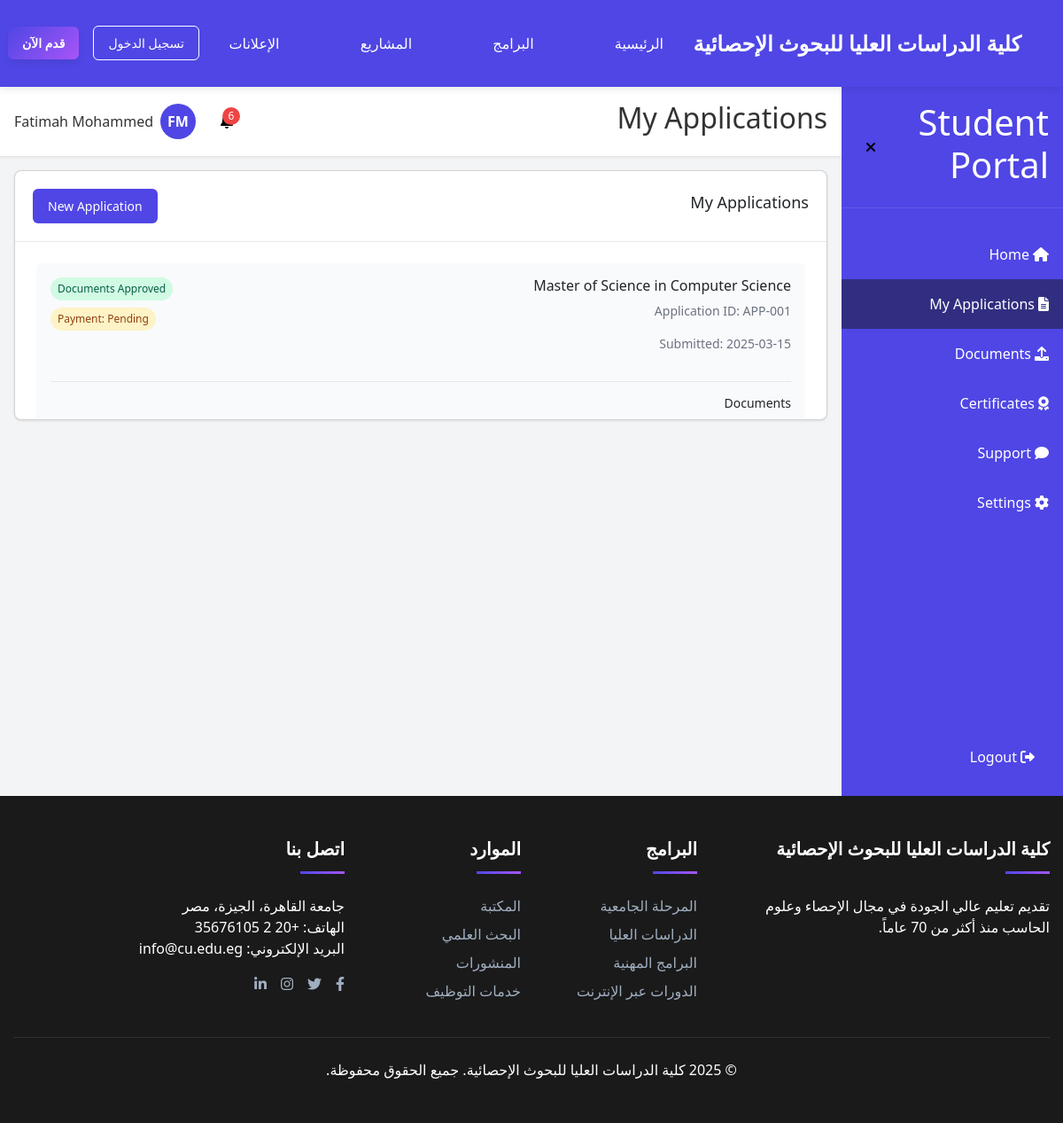
The page /student/applications (signed in) on the database its author committed.
### models.py (models this page shows, shortened)
class User(db.Model, UserMixin):
    __tablename__ = 'user'
    __table_args__ = {'extend_existing': True}
    id = db.Column(db.Integer, primary_key=True)
    email = db.Column(db.String(120), unique=True, nullable=False)
    password_hash = db.Column(db.String(128), nullable=False)
    full_name = db.Column(db.String(100), nullable=False)
    phone = db.Column(db.String(20), nullable=True)
    nationality = db.Column(db.String(50), nullable=True)
    education = db.Column(db.String(50), nullable=True)
    role = db.Column(db.String(20), default='student')
    created_at = db.Column(db.DateTime, default=datetime.utcnow)
    applications = db.relationship('Application', backref='user', lazy=True)
    documents = db.relationship('Document', backref='user', lazy=True)
    certificates = db.relationship('Certificate', backref='user', lazy=True)
    tickets = db.relationship('Ticket', backref='user', lazy=True)
    notifications = db.relationship('Notification', backref='user', lazy=True)
    def is_admin(self):
        return self.role == 'admin'

class Application(db.Model):
    __tablename__ = 'application'
    __table_args__ = {'extend_existing': True}
    id = db.Column(db.Integer, primary_key=True)
    app_id = db.Column(db.String(20), unique=True, nullable=False)
    user_id = db.Column(db.Integer, db.ForeignKey('user.id'), nullable=False)
    program = db.Column(db.String(100), nullable=False)
    status = db.Column(db.String(50), default='Pending Review')
    payment_status = db.Column(db.String(20), default='Pending')
    date_submitted = db.Column(db.DateTime, default=datetime.utcnow)
    documents = db.relationship('Document', backref='application', lazy=True)
    student_id = db.relationship('StudentID', backref='application', uselist=False)

### run.py (the view)
@app.route('/student/applications')
@login_required
def student_applications():
    if current_user.is_admin():
        return redirect(url_for('admin_dashboard'))
    applications = Application.query.filter_by(user_id=current_user.id).order_by(Application.date_submitted.desc()).all()
    return render_template('student/applications.html', applications=applications)

### run.py (called while the page is built)
@login_manager.user_loader
def load_user(user_id):
    return User.query.get(int(user_id))

@app.template_filter('initials')
def initials_filter(name):
    if not name:
        return "UN"
    parts = name.split()
    if len(parts) == 1:
        return parts[0][0].upper()
    else:
        return (parts[0][0] + parts[-1][0]).upper()

@app.context_processor
def inject_now():
    return {'now': datetime.utcnow()}

### templates/student/applications.html (shortened to what this page needs)
{% extends "student_layout.html" %}
{% block page_title %}My Applications{% endblock %}
{% block main_content %}
<div class="card">
    <div class="card-header-with-actions">
        <h3>My Applications</h3>
        <a href="{{ url_for('student_new_application') }}" class="btn primary">New Application</a>
    </div>
    <div class="card-body">
        {% if applications %}
            {% for application in applications %}
                <div class="application-card">
                    <div class="application-header">
                        <div>
                            <h4>{{ application.program }}</h4>
                            <p class="application-id">Application ID: {{ application.app_id }}</p>
                            <p class="application-date">Submitted: {{ application.date_submitted.strftime('%Y-%m-%d') }}</p>
                        </div>
                        <div class="application-status">
                            <span class="status-badge
                                {% if application.status == 'Pending Review' %}yellow
                                {% elif application.status == 'Documents Approved' %}green
                                {% elif application.status == 'Documents Rejected' %}red
                                {% endif %}">
                                {{ application.status }}
                            </span>
                            <span class="status-badge
                                {% if application.payment_status == 'Pending' %}yellow
                                {% elif application.payment_status == 'Paid' %}green
                                {% endif %}">
                                Payment: {{ application.payment_status }}
                            </span>
                        </div>
                    </div>
                    <div class="application-documents">
                        <h5>Documents</h5>
                        <ul class="document-list">
                            {% for document in application.documents %}
                                <li class="document-item">
                                    <span>{{ document.name }}</span>
                                    <span class="status-badge
                                        {% if document.status == 'Uploaded' %}blue
                                        {% elif document.status == 'Verified' %}green
                                        {% elif document.status == 'Rejected' %}red
                                        {% endif %}">
                                        {{ document.status }}
                                    </span>
                                </li>
                            {% else %}
                                <li class="document-item">
                                </li>
                            {% endfor %}
                        </ul>
                    </div>
                </div>
            {% endfor %}
        {% else %}
            <div class="text-center py-6">
                <p class="text-muted mb-4">You haven't submitted any applications yet.</p>
                <a href="{{ url_for('student_new_application') }}" class="btn primary">Start New Application</a>
            </div>
        {% endif %}
    </div>
</div>
{% endblock %}

### templates/student_layout.html (shortened to what this page needs)
{% extends "base.html" %}
{% block content %}
<div class="dashboard-container">
    <div id="sidebar" class="sidebar">
        <div class="sidebar-header">
            <h1 id="sidebar-title">Student Portal</h1>
            <button id="toggle-sidebar" class="btn-icon">
                <i class="fas fa-times"></i>
            </button>
        </div>
        <nav class="sidebar-nav">
            <a href="{{ url_for('student_dashboard') }}" class="nav-item {% if request.endpoint == 'student_dashboard' %}active{% endif %}">
                <i class="fas fa-home"></i>
                <span class="nav-text">Home</span>
            </a>
            <a href="{{ url_for('student_applications') }}" class="nav-item {% if request.endpoint == 'student_applications' or request.endpoint == 'student_new_application' %}active{% endif %}">
                <i class="fas fa-file-alt"></i>
                <span class="nav-text">My Applications</span>
            </a>
            <a href="{{ url_for('student_documents') }}" class="nav-item {% if request.endpoint == 'student_documents' or request.endpoint == 'student_upload_document' %}active{% endif %}">
                <i class="fas fa-upload"></i>
                <span class="nav-text">Documents</span>
            </a>
            <a href="{{ url_for('student_certificates') }}" class="nav-item {% if request.endpoint == 'student_certificates' or request.endpoint == 'student_request_certificate' %}active{% endif %}">
                <i class="fas fa-award"></i>
                <span class="nav-text">Certificates</span>
            </a>
            <a href="{{ url_for('student_support') }}" class="nav-item {% if request.endpoint == 'student_support' or request.endpoint == 'student_new_ticket' or request.endpoint == 'student_ticket_detail' %}active{% endif %}">
                <i class="fas fa-comment"></i>
                <span class="nav-text">Support</span>
            </a>
            <a href="{{ url_for('student_settings') }}" class="nav-item {% if request.endpoint == 'student_settings' %}active{% endif %}">
                <i class="fas fa-cog"></i>
                <span class="nav-text">Settings</span>
            </a>
        </nav>
        <div class="logout-container">
            <a href="{{ url_for('logout') }}" class="nav-item">
                <i class="fas fa-sign-out-alt"></i>
                <span class="nav-text">Logout</span>
            </a>
        </div>
    </div>
    <div class="main-content">
        <header class="header">
            <div class="header-content">
                <h2 id="page-title">{% block page_title %}Dashboard{% endblock %}</h2>
                <div class="header-actions">
                    <div class="notification-container">
                        <button id="notification-btn" class="btn-icon">
                            {% set unread_notifications = current_user.notifications|selectattr('read', 'equalto', false)|list %}
                            {% if unread_notifications %}
                                <span id="notification-badge" class="notification-badge">{{ unread_notifications|length }}</span>
                            {% endif %}
                        </button>
                    </div>
                    <div class="user-container">
                        <div class="avatar">
                            {{ current_user.full_name|initials }}
                        </div>
                        <span id="user-name" class="user-name">{{ current_user.full_name }}</span>
                    </div>
                </div>
            </div>
        </header>
        <main class="content">
            {% block main_content %}{% endblock %}
        </main>
    </div>
</div>
{% endblock %}

### rows shown on the page
User: full_name|initials "FM", full_name "Fatimah Mohammed"
Application: program "Master of Science in Computer Science", app_id "APP-001", date_submitted "2025-03-15", status "Documents Approved", payment_status "Pending"

### other values the page prints
{{ unread_notifications|length }} "6"
